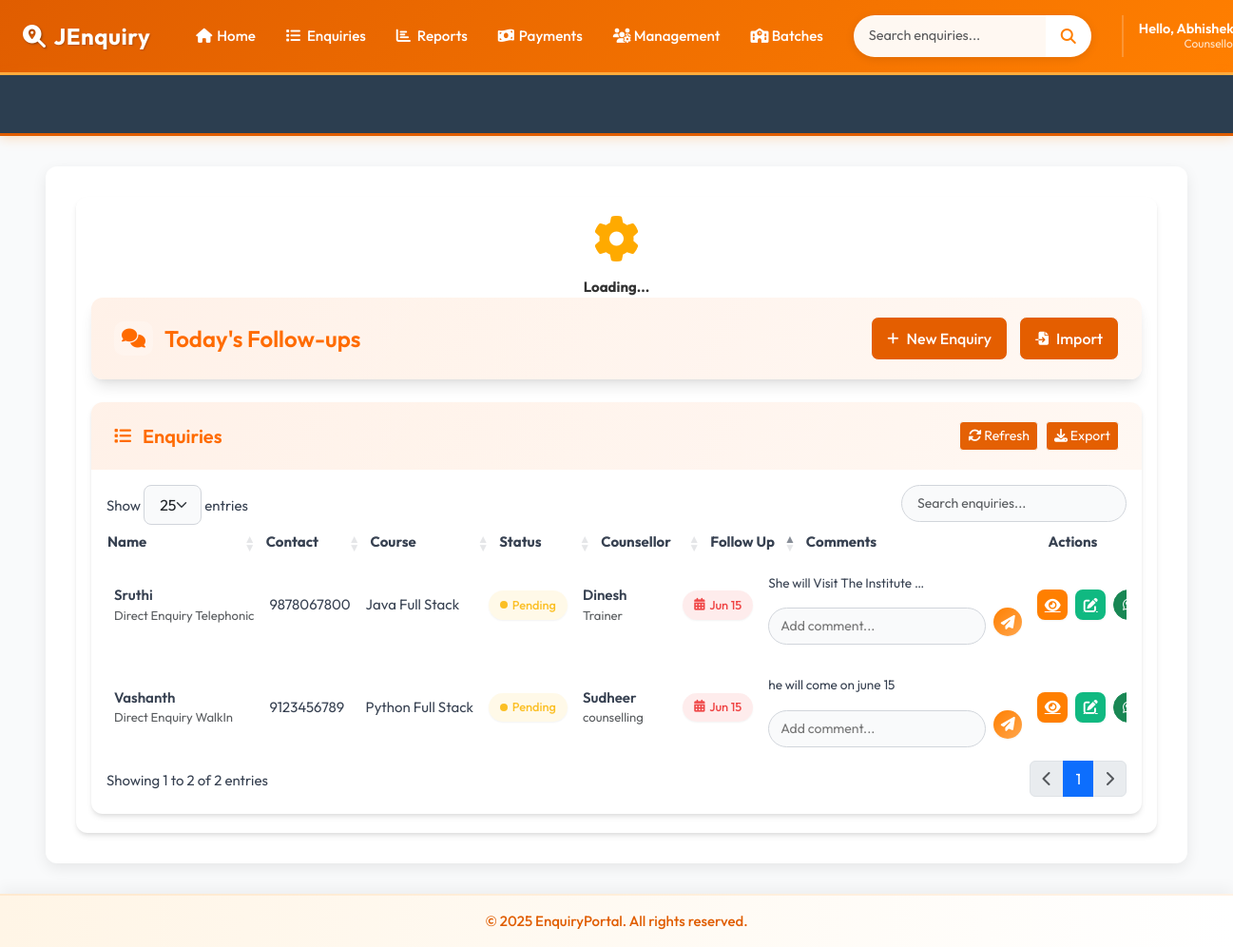
/today-followups/ (signed in), run on the app's committed database.
### accounts/models.py (models this page shows, shortened)
class CustomUser(AbstractBaseUser, PermissionsMixin):
    ROLE_CHOICES = (
        ('manager', 'Manager'),
        ('counselor', 'Counselor'),
    )
    email = models.EmailField(unique=True)
    first_name = models.CharField(max_length=30)
    last_name = models.CharField(max_length=30)
    role = models.CharField(max_length=20, choices=ROLE_CHOICES)
    is_approved = models.BooleanField(default=False)
    is_active = models.BooleanField(default=True)
    is_staff = models.BooleanField(default=False)
    objects = CustomUserManager()
    USERNAME_FIELD = 'email'
    REQUIRED_FIELDS = ['first_name', 'last_name', 'role']

### enquiry/models.py (models this page shows, shortened)
class Enquiry(models.Model):
    STATUS_CHOICES = [
        ('joined', 'Joined'),
        ('pending', 'Pending'),
        ('dropout', 'Dropout'),
    ]
    SUBJECT_CHOICES = [
        ('java_full_stack', 'Java Full Stack'),
        ('python_full_stack', 'Python Full Stack'),
        ('other', 'Other'),
    ]
    ENQUIRY_TYPE_CHOICES = [
        ('someone_telephonic', 'Enquiry for Someone Telephonic'),
        ('direct_telephonic', 'Direct Enquiry Telephonic'),
        ('someone_walkin', 'Enquiry for Someone WalkIn'),
        ('direct_walkin', 'Direct Enquiry WalkIn'),
        ('telephonic_to_walkin', 'Telephonic To Walkin'),
    ]
    name = models.CharField(max_length=100)
    mobile = models.CharField(max_length=15, unique=True)
    subject = models.CharField(max_length=50, choices=SUBJECT_CHOICES)
    status = models.CharField(max_length=10, choices=STATUS_CHOICES, default='pending')
    enquiry_type = models.CharField(max_length=30, choices=ENQUIRY_TYPE_CHOICES, default='direct_telephonic')
    counsellor = models.ForeignKey(Counsellor, on_delete=models.CASCADE)
    created_at = models.DateTimeField(auto_now_add=True)
    followup_date = models.DateField(null=True, blank=True)
    enquiry_date = models.DateField(null=True, blank=True)
    parent_number = models.CharField(max_length=15, blank=True, null=True)
    fees_paid_date = models.DateField(null=True, blank=True)
    native_district_name=models.CharField(max_length=30,blank=True,null=True)
    target_fees = models.DecimalField(
        max_digits=12, decimal_places=2,
        null=True, blank=True,
        help_text="Total fees for the course"
    )
    fees_paid = models.DecimalField(
        max_digits=12, decimal_places=2,
        default=0.00,
        help_text="Total amount paid by the student"
    )
    fees_balance = models.DecimalField(
        max_digits=12, decimal_places=2,
        null=True, blank=True,
        help_text="Remaining balance (calculated automatically)"
    )
    due_date = models.DateField(
        null=True, blank=True,
        help_text="Deadline for full fees payment"
    )
    other_subject_name = models.CharField(
        max_length=100,
        blank=True,
        null=True,
        help_text="Specify the subject if 'Other' is selected"
    )
    is_joined_batch = models.BooleanField(
    default=False,
    help_text="True if the student has joined a batch"
)
    joined_date = models.DateField(
        null=True,
        blank=True,
        help_text="Date when the student joined"
    )
    VISIT_TYPE_CHOICES = [
        ('alone_walkin', 'Alone Walkin'),
        ('came_with_parents', 'Came with parents'),
        ('student_reference', 'Student Reference'),
        ('old_student_reference', 'Old Student Reference'),
        ('came_with_relatives', 'Came with relatives'),
        ('telephonic','Telephonic'),
    ]
    visit_type = models.CharField(
        max_length=30,
        choices=VISIT_TYPE_CHOICES,
        default='alone_walkin',
        help_text="How did the student come for enquiry?"
    )

class Counsellor(models.Model):
    name = models.CharField(max_length=100, unique=True)
    mobile = models.CharField(max_length=15)
    department = models.CharField(max_length=100)

class Comment(models.Model):
    enquiry = models.ForeignKey(Enquiry, on_delete=models.CASCADE, related_name='comments')
    comment = models.TextField()
    created_at = models.DateTimeField(default=timezone.now)
    class Meta:
        get_latest_by = 'created_at'
        ordering = ['-created_at']

### enquiry/views.py (the view)
# urls.py: path('today-followups/', views.today_followups, name='today_followups'),
@login_required(login_url='accounts:login')
def today_followups(request):
    today = get_ist_time().date()
    enquiries = Enquiry.objects.filter(followup_date=today, status='pending')
    return render(request, 'today_followups.html', {'enquiries': enquiries, 'today': today})

### template/today_followups.html (shortened to what this page needs)
{% extends 'base.html' %}
{% block extra_css %}
<link rel="stylesheet" href="https://cdn.datatables.net/1.13.6/css/dataTables.bootstrap5.min.css">
<link rel="stylesheet" href="https://cdnjs.cloudflare.com/ajax/libs/font-awesome/6.4.0/css/all.min.css">
{% endblock %}
{% block content %}
<div class="app-wrapper">
<div id="globalLoader" class="loader-overlay">
    <div class="loader-gear">
        <i class="fas fa-cog fa-spin"></i>
        <p>Loading...</p>
    </div>
</div>
    <div class="dashboard-header">
        <h1 class="dashboard-title">
            <i class="fas fa-comments"></i>
            Today's Follow-ups
        </h1>
        <div class="dashboard-actions">
            <a href="{% url 'enquiry:add_enquiry' %}" class="btn btn-light">
                <i class="fas fa-plus"></i> New Enquiry
            </a>
            <a href="{% url 'enquiry:bulk_enquiry_upload' %}" class="btn btn-outline-light">
                <i class="fas fa-file-import"></i> Import
            </a>
        </div>
    </div>
    <div class="data-card">
        <div class="card-header">
            <h2 class="card-title">
                <i class="fas fa-list"></i> Enquiries
            </h2>
            <div class="d-flex gap-2">
                <button id="refreshTable" class="btn btn-sm btn-outline-light">
                    <i class="fas fa-sync-alt"></i> Refresh
                </button>
                <button id="exportCSV" class="btn btn-sm btn-outline-light">
                    <i class="fas fa-download"></i> Export
                </button>
            </div>
        </div>
        <div class="card-body p-0">
            <div class="data-table-wrapper">
                <table id="enquiryTable" class="display nowrap w-100">
                    <thead>
                        <tr>
                            <th>Name</th>
                            <th>Contact</th>
                            <th>Course</th>
                            <th>Status</th>
                            <th>Counsellor</th>
                            <th>Follow Up</th>
                            <th>Comments</th>
                            <th>Actions</th>
                        </tr>
                    </thead>
                    <tbody>
                        {% for enquiry in enquiries %}
                        <tr id="enquiry-row-{{ enquiry.id }}">
                            <td>
                                <div class="fw-semibold">{{ enquiry.name }}</div>
                                <div class="text-muted small">{{ enquiry.get_enquiry_type_display }}</div>
                            </td>
                            <td>{{ enquiry.mobile }}</td>
                            <td>{{ enquiry.get_subject_display }}</td>
                            <td>
                                <span class="status-badge status-{{ enquiry.status|slugify }}"
                                      data-status="{{ enquiry.status }}"
                                      data-enquiry-id="{{ enquiry.id }}">
                                    {{ enquiry.get_status_display }}
                                </span>
                            </td>
                            <td>
                                <div class="fw-semibold">{{ enquiry.counsellor.name }}</div>
                                <div class="text-muted small">{{ enquiry.counsellor.department }}</div>
                            </td>
                            <td>
                                <div class="followup-date {% if enquiry.followup_date <= today %}urgent{% endif %}"
                                     data-enquiry-id="{{ enquiry.id }}">
                                    <i class="fas fa-calendar-alt"></i>
                                    {% if enquiry.followup_date %}
                                        {{ enquiry.followup_date|date:"M d" }}
                                    {% else %}
                                        Set Date
                                    {% endif %}
                                </div>
                            </td>
                            <td>
                                <div id="comment-container-{{ enquiry.id }}">
                                    {% with enquiry.comments.all|first as comment %}
                                        {% if comment %}
                                            <div class="comment-preview"
                                                 title="{{ comment.comment }}"
                                                 data-enquiry-id="{{ enquiry.id }}">
                                                {{ comment.comment|truncatechars:30 }}
                                            </div>
                                        {% else %}
                                            <span class="text-muted">No comments</span>
                                        {% endif %}
                                    {% endwith %}
                                </div>
                                <div class="comment-input-group">
                                    <input type="text"
                                           id="comment-input-{{ enquiry.id }}"
                                           class="comment-input"
                                           placeholder="Add comment...">
                                    <button class="add-comment-btn"
                                            data-enquiry-id="{{ enquiry.id }}">
                                        <i class="fas fa-paper-plane"></i>
                                    </button>
                                </div>
                            </td>
                            <td>
                                <div class="action-buttons">
                                    <a href="{% url 'enquiry:enquiry_details' enquiry.id %}"
                                       class="action-btn view-btn"
                                       title="View Details">
                                        <i class="fas fa-eye"></i>
                                    </a>
                                    <a href="{% url 'enquiry:edit_enquiry' enquiry.pk %}"
                                       class="action-btn edit-btn"
                                       title="Edit Enquiry">
                                        <i class="fas fa-edit"></i>
                                    </a>
                                    <a href="https://wa.me/91{{ enquiry.mobile }}" target="_blank"
   class="btn btn-success btn-sm rounded-circle d-flex justify-content-center align-items-center"
   style="width: 32px; height: 32px;">
    <i class="fab fa-whatsapp"></i>
</a>
                                </div>
                            </td>
                        </tr>
                        {% endfor %}
                    </tbody>
                </table>
            </div>
        </div>
    </div>
</div>
{% endblock %}

### template/base.html (shortened to what this page needs)
<!DOCTYPE html>
<html lang="en">
<head>
    <link href="https://cdn.jsdelivr.net/npm/bootstrap@5.3.0-alpha1/dist/css/bootstrap.min.css" rel="stylesheet">
    <link rel="stylesheet" href="https://cdnjs.cloudflare.com/ajax/libs/font-awesome/6.4.0/css/all.min.css">
<link rel="stylesheet" href="https://cdnjs.cloudflare.com/ajax/libs/font-awesome/6.5.0/css/all.min.css">
<link rel="stylesheet" href="https://cdn.jsdelivr.net/npm/flatpickr/dist/flatpickr.min.css">
    {% block extra_css %}
    {% endblock %}
</head>
<body>
    <nav class="navbar navbar-expand-lg navbar-dark">
        <div class="container-fluid">
            <a class="navbar-brand pulse-on-hover" href="{% url 'enquiry:dashboard' %}">
                <i class="fas fa-search-location"></i>JEnquiry
            </a>
            <div class="collapse navbar-collapse" id="mainNav">
                {% if user.is_authenticated %}
                <ul class="navbar-nav me-auto mb-2 mb-lg-0">
                    <li class="nav-item">
                        <a class="nav-link" href="{% url 'enquiry:dashboard' %}"><i class="fas fa-home"></i> Home</a>
                    </li>
                    <li class="nav-item dropdown">
                        <a class="nav-link dropdown-toggle" href="#" role="button" data-bs-toggle="dropdown">
                            <i class="fas fa-list"></i> Enquiries
                        </a>
                    </li>
                    <li class="nav-item dropdown">
                        <a class="nav-link dropdown-toggle" href="#" role="button" data-bs-toggle="dropdown">
                            <i class="fas fa-chart-bar"></i> Reports
                        </a>
                    </li>
                    <li class="nav-item dropdown">
                        <a class="nav-link dropdown-toggle" href="#" role="button" data-bs-toggle="dropdown">
                            <i class="fas fa-money-bill-wave"></i> Payments
                        </a>
                    </li>
                    <li class="nav-item dropdown">
                        <a class="nav-link dropdown-toggle" href="#" role="button" data-bs-toggle="dropdown">
                            <i class="fas fa-users-cog"></i> Management
                        </a>
                    </li>
                    <li class="nav-item dropdown">
                        <a class="nav-link dropdown-toggle" href="#" role="button" data-bs-toggle="dropdown">
                           <i class="fa-solid fa-school"></i> Batches
                        </a>
                    </li>
                </ul>
                <form class="d-flex search-form search-section" action="{% url 'enquiry:enquary_list' %}" method="get">
                    <div class="input-group">
                        <input type="search" name="search" class="form-control" placeholder="Search enquiries..."
                               aria-label="Search">
                        <button class="btn" type="submit">
                            <i class="fas fa-search"></i>
                        </button>
                    </div>
                </form>
                <div class="user-section">
                    <div class="user-menu">
                        <div class="dropdown user-dropdown">
                            <button class="dropdown-toggle" type="button" data-bs-toggle="dropdown"
                                    aria-expanded="false">
                                <div class="user-profile-dropdown">
                                    <div class="user-details">
                                        <p class="user-greeting">
                                           Hello, {{ user.first_name|default:user.email }}!
                                        </p>
                                        <p class="user-role">
                                            {% if user.is_superuser %}
                                                Super Admin
                                            {% elif user.is_staff %}
                                                Admin
                                            {% else %}
                                                Counsellor
                                            {% endif %}
                                        </p>
                                    </div>
                                </div>
                            </button>
                        </div>
                    </div>
                </div>
                {% endif %}
            </div>
        </div>
    </nav>
<div class="marquee-container marquee-progress">
    <div class="marquee-content">
    </div>
</div>
    <div class="main-content-wrapper">
        <div class="container-fluid px-4">
            <div class="content-container">
                {% block content %}
                {% endblock %}
            </div>
        </div>
    </div>
    <footer class="text-center p-3">
        <div class="container">
            <p class="m-0">&copy; 2025 EnquiryPortal. All rights reserved.</p>
        </div>
    </footer>
</body>
</html>

### data on the page
CustomUser: first_name "Abhishek"
Enquiry: name "Sruthi", enquiry_type "Direct Enquiry Telephonic", mobile "9878067800", subject "Java Full Stack", status "Pending", counsellor.name "Dinesh", counsellor.department "Trainer", followup_date "Jun 15"
Comment: comment "She will Visit The Institute …"
Enquiry: name "Vashanth", enquiry_type "Direct Enquiry WalkIn", mobile "9123456789", subject "Python Full Stack", status "Pending", counsellor.name "Sudheer", counsellor.department "counselling", followup_date "Jun 15"
Comment: comment "he will come on june 15"
